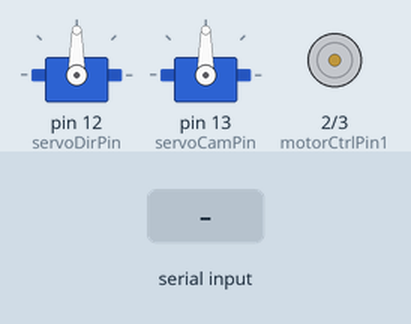
Simulated run of this sketch. Board: Arduino Uno, built with avr-gcc and run on an emulated ATmega328P. Shown: 2 × servo, motor-driver pin pairs drawn as motors (green arrow = first pin HIGH = forward, orange = second pin HIGH = backward, longer = more drive, scaled by the enable pin). The inputs (shaded band) are chosen by the test bench.

Above: at 1.2 s.
1.3 s: byte 30 received over Serial
At 2.2 s:
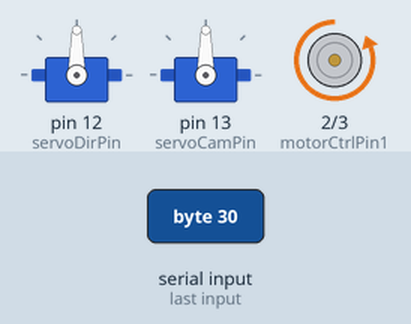
3.0 s: byte 120 received over Serial
At 3.8 s:
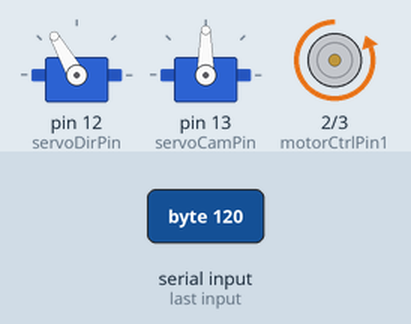
Timing chart, 0 to 6.0 s (numbered marks = the images above; inputs shaded):
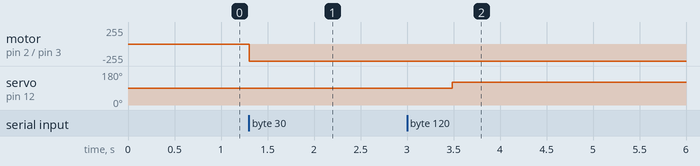

The sketch:

robot_controller.ino
```cpp
#include <Servo.h>


//Motor speed limit
#define baseSpeed 50


//Servo declaration
Servo servoDir;
Servo servoCam;
#define servoDirPin 12
#define servoCamPin 13
int posServoDir;
int posServoCam;

// motor declaration
#define motorCtrlPin1 2 // connected to pin 2 on the H-bridge
#define motorCtrlPin2 3 // connected to pin 3 on the H-bridge
#define motorEnPin 9   // connected to pin 9 on the H-bridge

int motorEnabled = 0; // Turns the motor on/off
int motorActualSpeed = 0; // speed of the motor
bool motorDirection = 1; // current direction of the motor
int motorSpeedMode = 0;

int serialSM = 0;
int serialAng = 0;
int deltaSpeed = 0;


void setup() {
  Serial.begin(9600);
  servoDir.attach(servoDirPin);
  servoCam.attach(servoCamPin);

  pinMode(motorCtrlPin1, OUTPUT);
  pinMode(motorCtrlPin2, OUTPUT);
  pinMode(motorEnPin, OUTPUT);

  digitalWrite(motorEnPin, LOW);

}

void loop() {

  if(Serial.available()){
    serialAng = Serial.read();
    serialSM = Serial.read();
  }

  if(serialSM < 4 && serialSM > -4){
    if(serialSM != motorSpeedMode){
      if (serialSM < 0){
        motorDirection = 0;
        motorSpeedMode = -serialSM;
      }
      else{
        motorDirection = 1;
        motorSpeedMode = serialSM;
      }
      deltaSpeed = motorActualSpeed - motorSpeedMode*baseSpeed;
      for (int i = 0; i < abs(deltaSpeed); i++){
        motorActualSpeed += (deltaSpeed * 3)/abs(deltaSpeed);
        analogWrite(motorEnPin, motorActualSpeed);
      }
    }
  }

  if(motorDirection){
    digitalWrite(motorCtrlPin1, HIGH);
    digitalWrite(motorCtrlPin2, LOW);
  }else{
    digitalWrite(motorCtrlPin1, LOW);
    digitalWrite(motorCtrlPin2, HIGH);
  }


  if(serialAng < 136 && serialAng > 44){
    if(serialAng != posServoDir){
      posServoDir = serialAng;
      servoDir.write(posServoDir);
    }
  }


}
```

Measured:
- after the input at 1.3 s, motor on pin 2 (motorCtrlPin1) / pin 3 (motorCtrlPin2): stopped → backward 255/255 at once
- after the input at 3.0 s, motor on pin 2 (motorCtrlPin1) / pin 3 (motorCtrlPin2): stays backward 255/255 (without the input it goes to backward 56/255 after 2.7 s); servo on pin 12 (servoDirPin): 90° → 120° after 0.49 s
